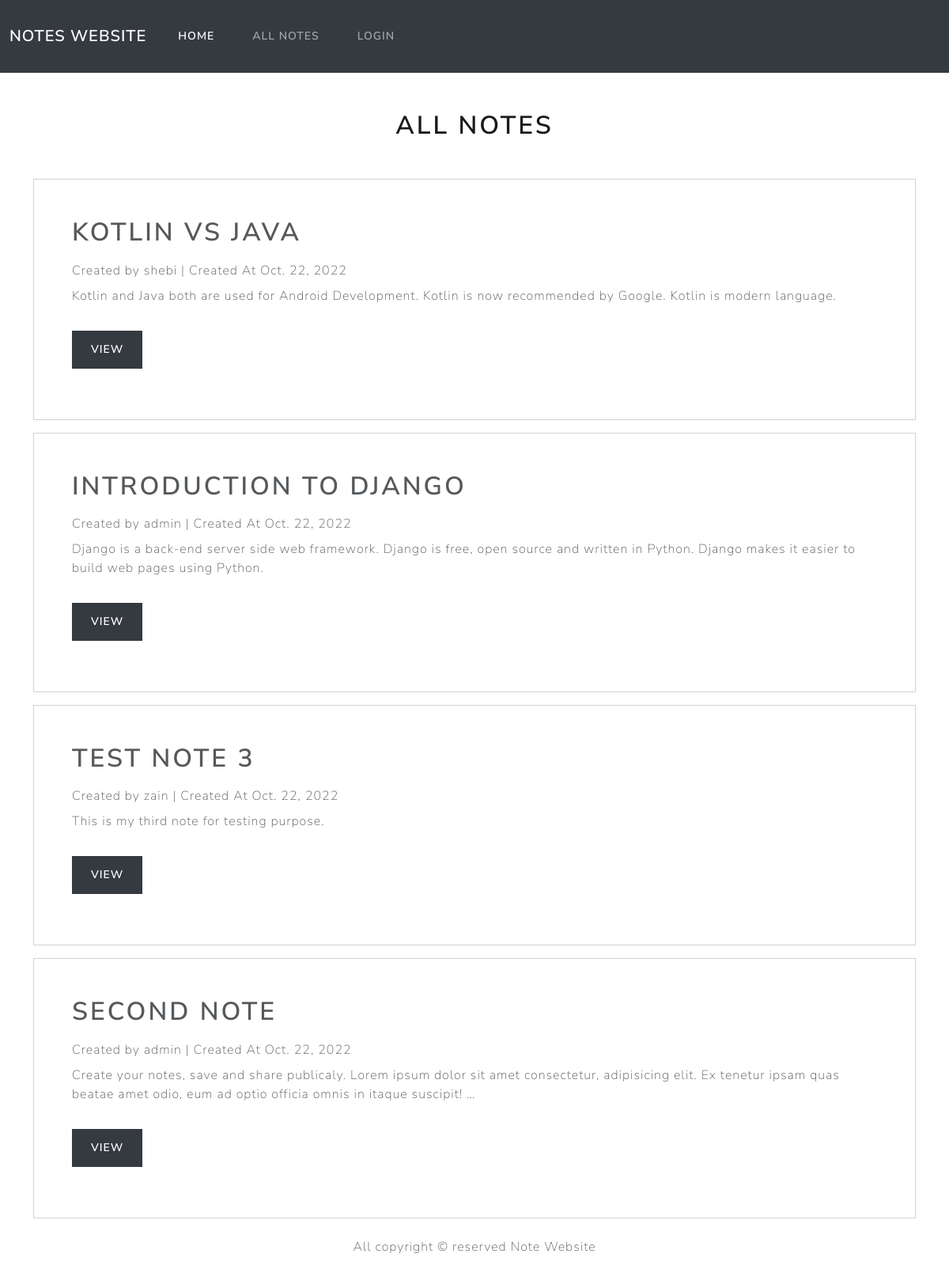
Page /all-notes/ on the committed database.
### app/models.py (models this page shows, shortened)
class Note(models.Model):
    user =models.ForeignKey(User,on_delete=models.CASCADE)
    title = models.CharField(max_length=150)
    description = models.TextField()
    created_at = models.DateField(auto_now=True)

### app/views.py (the view)
# urls.py: path('all-notes/',views.getAllNotes),
def getAllNotes(request):
    context={
        "heading":"ALL NOTES",
        "notes":Note.objects.all().order_by('-id')
    }
    return render(request,"notes-list.html",context)

### templates/notes-list.html (shortened to what this page needs)
{% extends 'base.html' %}
{% block main %}
<h1 class="text-center my-5">{{heading}}</h1>
{% if notes %}
    {% for note in notes %}
    <div class="card p-5 my-3">
        <h1>{{note.title}}</h1>
        <span class="my-2">Created by {{note.user.username}} | Created At {{note.created_at}}</span>
        <p>{{note.description|truncatewords:30}}</p>
        <div class="my-3">
            <a href="/note/{{note.id}}/" class="btn btn-dark">View</a>
        </div>
    </div>
    {% endfor %}
{% else %}
    <p class="my-5">There is no notes.. create notes first .. <a href="/create/" class="btn btn-dark">Create Note</a></p>
{% endif %}
{% endblock %}

### templates/base.html (shortened to what this page needs)
<!DOCTYPE html>
<html lang="en">
{% load static %}
<head>
    <link rel="stylesheet" href="{% static 'css/luxbootstrap.css' %}">
    <link rel="stylesheet" href="{% static 'css/style.css' %}">
</head>
<body>
    <nav class="navbar navbar-expand-lg bg-dark navbar-dark">
        <div class="container-fluid">
          <a class="navbar-brand" href="/">Notes Website</a>
          <div class="collapse navbar-collapse" id="navbarSupportedContent">
            <ul class="navbar-nav me-auto mb-2 mb-lg-0">
              <li class="nav-item">
                <a class="nav-link active" aria-current="page" href="/">Home</a>
              </li>
              <li class="nav-item">
                <a class="nav-link" href="/all-notes/">All Notes</a>
              </li>
              {% if user.is_authenticated %}
                <li class="nav-item">
                    <a class="nav-link" href="/my-notes/">My Notes</a>
                </li>
                <li class="nav-item">
                    <a class="nav-link" href="/create/">Create Note</a>
                </li>
                <li class="nav-item dropdown">
                    <a class="nav-link dropdown-toggle" href="#" role="button" data-bs-toggle="dropdown" aria-expanded="false">
                      {{user.username}}
                    </a>
                    <ul class="dropdown-menu">
                      <li><a class="dropdown-item" href="/my-notes/">My Note</a></li>
                      <li><hr class="dropdown-divider"></li>
                      <li><a class="dropdown-item" href="/logout/">Logout</a></li>
                    </ul>
                  </li>
              {% else %}
                <li class="nav-item">
                    <a class="nav-link" href="/login/">Login</a>
                </li>
              {% endif %}
            </ul>
          </div>
        </div>
    </nav>
    <div class="main container my-4">
        {% block main %}
        {% endblock %}
    </div>
    <footer>
        <p>All copyright &copy; reserved Note Website</p>
    </footer>
</body>
</html>

### static/css/style.css (style rules this page uses)
.main { min-height: 80vh; }
footer { text-align: center; }

### rows in the picture
Note: title "KOTLIN VS JAVA", user.username "shebi", created_at "Oct. 22, 2022", description "Kotlin and Java both are used for Android Development. Kotlin is now recommended by Google. Kotlin is modern language."
Note: title "INTRODUCTION TO DJANGO", user.username "admin", created_at "Oct. 22, 2022", description "Django is a back-end server side web framework. Django is free, open source and written in Python. Django makes it easier to build web pages using Python."
Note: title "TEST NOTE 3", user.username "zain", created_at "Oct. 22, 2022", description "This is my third note for testing purpose."
Note: title "SECOND NOTE", user.username "admin", created_at "Oct. 22, 2022", description "Create your notes, save and share publicaly. Lorem ipsum dolor sit amet consectetur, adipisicing elit. Ex tenetur ipsam quas beatae amet odio, eum ad optio officia omnis in itaque suscipit! …"

### other values in the picture
{{ heading }} "ALL NOTES"
